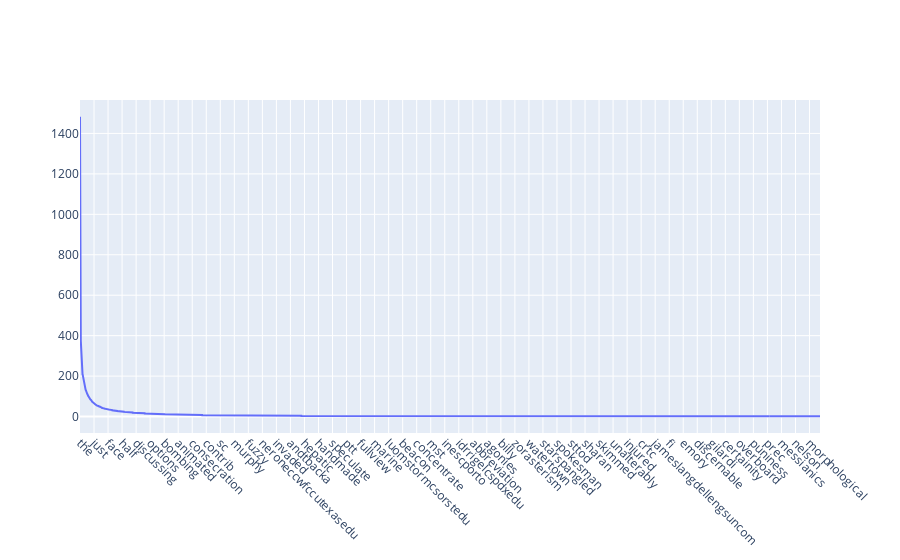

Notebook source saved alongside this figure:
### Markdown cell above
### >>> **Exercise 15 (take home):** 
Additionally, you can attempt to sort the terms on the `x-axis` by frequency instead of in alphabetical order. This way the visualization is more meaninfgul and you will be able to observe the so called [long tail](https://en.wikipedia.org/wiki/Long_tail) (get familiar with this term since it will appear a lot in data mining and other statistics courses). see picture below

![alt txt](https://upload.wikimedia.org/wikipedia/commons/thumb/8/8a/Long_tail.svg/1000px-Long_tail.svg.png)

### Code cell
# Answer here
long_trail_data = pd.DataFrame({'terms': cleaned_count_vect.get_feature_names_out(), 'freq': cleaned_term_frequencies})
long_trail_data = long_trail_data.sort_values('freq', ascending=False)

fig = go.Figure()
fig.add_trace(go.Scatter(
    x=long_trail_data['terms'],
    y=long_trail_data['freq'],
    mode='lines'
))
fig.update_layout(xaxis_tickangle=45)

fig.show()

### Figure 1 — Plotly figure (JSON) as saved in the notebook; plotly's stock layout.template omitted (floating-point values rounded to 4 significant figures; data arrays with more than 128 entries replaced by an {"elided": "..."} marker saying what was removed)
{"data": [{"mode": "lines", "type": "scatter", "x": {"elided": "21207 str values"}, "y": {"elided": "21207 int values"}}], "layout": {"xaxis": {"tickangle": 45}}}
